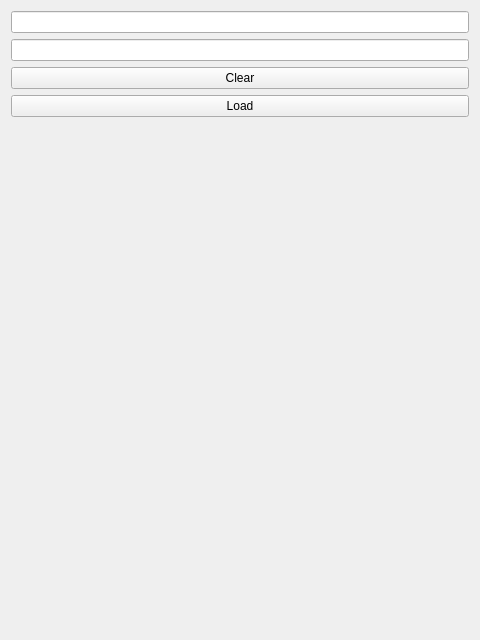
<?xml version="1.0" encoding="UTF-8"?>
<ui version="4.0">
 <class>WorkspaceView</class>
 <widget class="QWidget" name="WorkspaceView">
  <property name="geometry">
   <rect>
    <x>0</x>
    <y>0</y>
    <width>480</width>
    <height>640</height>
   </rect>
  </property>
  <property name="windowTitle">
   <string/>
  </property>
  <layout class="QVBoxLayout" name="verticalLayout">
   <item>
    <widget class="QLineEdit" name="edt_sample"/>
   </item>
   <item>
    <widget class="QLineEdit" name="edt_sample2"/>
   </item>
   <item>
    <widget class="QPushButton" name="btn_clear_workspaces">
     <property name="text">
      <string>Clear</string>
     </property>
    </widget>
   </item>
   <item>
    <widget class="QPushButton" name="btn_load_workspaces">
     <property name="text">
      <string>Load</string>
     </property>
    </widget>
   </item>
   <item>
    <spacer name="spacer">
     <property name="orientation">
      <enum>Qt::Vertical</enum>
     </property>
     <property name="sizeHint" stdset="0">
      <size>
       <width>20</width>
       <height>40</height>
      </size>
     </property>
    </spacer>
   </item>
  </layout>
 </widget>
 <resources/>
 <connections/>
</ui>
